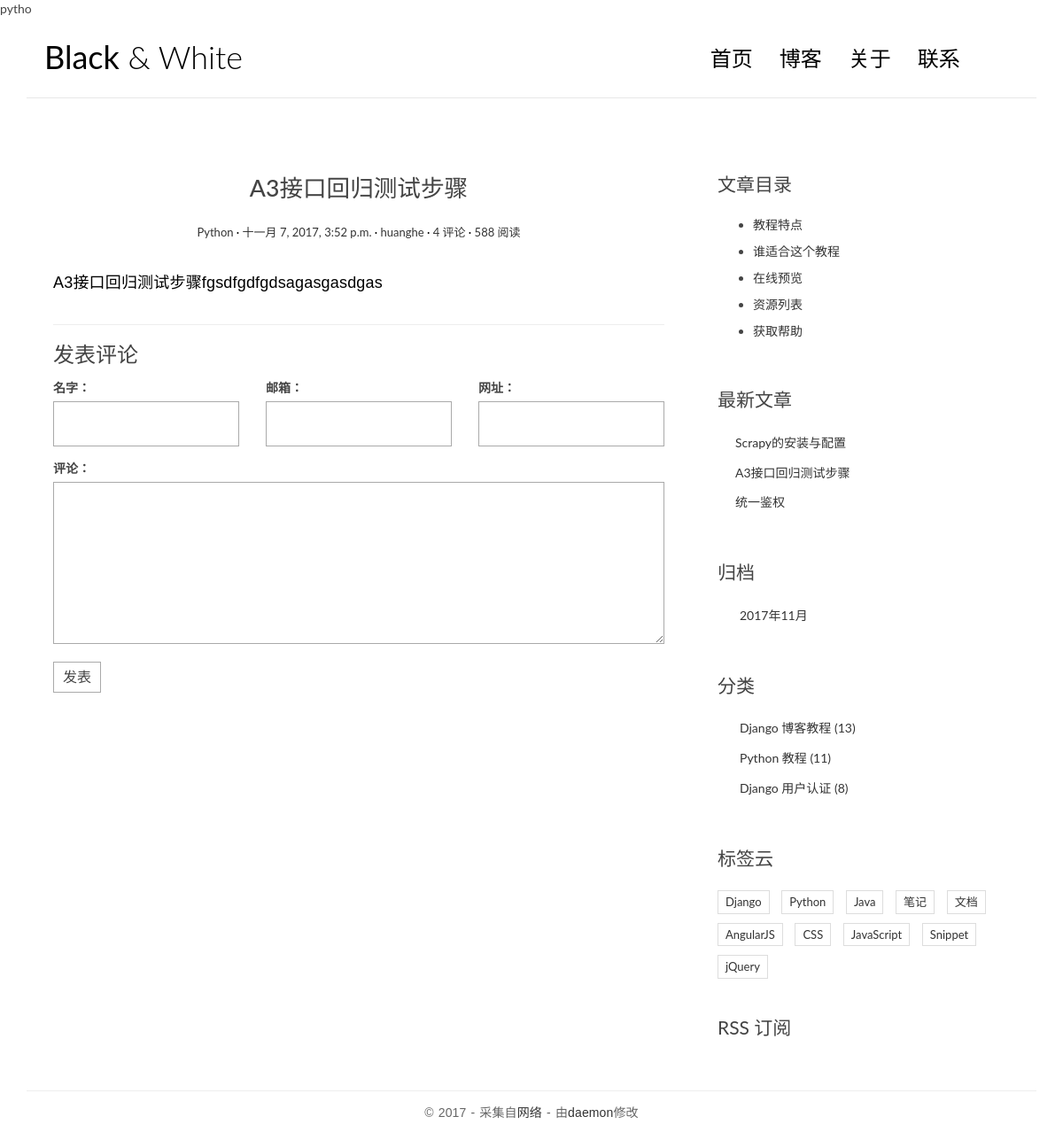
The app's page /post/2/ with its own data.
### blog/models.py (models this page shows, shortened)
class Post(models.Model):
    title = models.CharField(max_length=100)
    body = models.TextField()
    created_time = models.DateTimeField()
    modified_time = models.DateTimeField()
    excerpt = models.CharField(max_length=200,blank=True)
    category = models.ForeignKey(Category)
    tages = models.ManyToManyField(Tag,blank=True)
    author = models.ForeignKey(User)
    def get_url(self):
        return reverse(viewname='blog:detail',kwargs={'pk':self.pk})

class Category(models.Model):
    name = models.CharField(max_length=100)

### blog/views.py (the view)
# urls.py: url(r'^post/(?P<pk>[0-9]+)/$',views.detail,name = 'detail'),
def detail(request,pk):
    post = get_object_or_404(Post,pk=pk)
    post.body = markdown.markdown(post.body,
                                  extensions=[
                                      'markdown.extensions.extra',
                                      'markdown.extensions.codehilite',
                                      'markdown.extensions.toc',
                                  ]
                                  )
    return render(request,'blog/detail.html',context={'post':post})

### blog/templatetags/blog_tags.py (called while the page is built)
@register.simple_tag
def get_recent_posts(num=5):
    return Post.objects.all().order_by('created_time')[:num]

@register.simple_tag
def archives():
    return Post.objects.dates('created_time','month',order='DESC')

@register.simple_tag
def get_categories():
    return Category.objects.all()

### templates/blog/detail.html (shortened to what this page needs)
{% extends 'base.html' %}
{% block main %}
    <article class="post post-{{ post.pk }}">
        <header class="entry-header">
            <h1 class="entry-title">{{ post.title }}</h1>
            <div class="entry-meta">
                <span class="post-category"><a href="#">{{ post.category.name }}</a></span>
                <span class="post-date"><a href="#"><time class="entry-date"
                                                          datetime="{{ post.created_time }}">{{ post.created_time }}</time></a></span>
                <span class="post-author"><a href="#">{{ post.author }}</a></span>
                <span class="comments-link"><a href="#">4 评论</a></span>
                <span class="views-count"><a href="#">588 阅读</a></span>
            </div>
        </header>
        <div class="entry-content clearfix">
            {{ post.body |safe}}
        </div>
    </article>
    <section class="comment-area" id="comment-area">
        <hr>
        <h3>发表评论</h3>
        <form action="#" method="post" class="comment-form">
            <div class="row">
                <div class="col-md-4">
                    <label for="id_name">名字：</label>
                    <input type="text" id="id_name" name="name" required>
                </div>
                <div class="col-md-4">
                    <label for="id_email">邮箱：</label>
                    <input type="email" id="id_email" name="email" required>
                </div>
                <div class="col-md-4">
                    <label for="id_url">网址：</label>
                    <input type="text" id="id_url" name="url">
                </div>
                <div class="col-md-12">
                    <label for="id_comment">评论：</label>
                    <textarea name="comment" id="id_comment" required></textarea>
                    <button type="submit" class="comment-btn">发表</button>
                </div>
            </div>
        </form>
    </section>
{% endblock main %}
{% block toc %}
    <div class="widget widget-content">
        <h3 class="widget-title">文章目录</h3>
        <ul>
            <li>
                <a href="#">教程特点</a>
            </li>
            <li>
                <a href="#">谁适合这个教程</a>
            </li>
            <li>
                <a href="#">在线预览</a>
            </li>
            <li>
                <a href="#">资源列表</a>
            </li>
            <li>
                <a href="#">获取帮助</a>
            </li>
        </ul>
    </div>
{% endblock toc %}

### templates/base.html (shortened to what this page needs)
{% load staticfiles %}
{% load blog_tags %}
<!DOCTYPE html>
<html>
<head>
    <link rel="stylesheet" href="http://code.ionicframework.com/ionicons/2.0.1/css/ionicons.min.css">
    <link rel="stylesheet" href="{% static 'blog/css/bootstrap.min.css' %}">
    <link rel="stylesheet" href="{% static 'blog/css/pace.css' %}">
    <link rel="stylesheet" href="{% static 'blog/css/custom.css' %}">
    <link rel="stylesheet" href="{% static 'blog/css/highlights/github.css' %}">pytho
</head>
<body>
<div class="container">
    <header id="site-header">
        <div class="row">
            <div class="col-md-4 col-sm-5 col-xs-8">
                <div class="logo">
                    <h1><a href="index.html"><b>Black</b> &amp; White</a></h1>
                </div>
            </div>
            <div class="col-md-8 col-sm-7 col-xs-4">
                <nav class="main-nav" role="navigation">
                    <div class="collapse navbar-collapse" id="bs-example-navbar-collapse-1">
                        <ul class="nav navbar-nav navbar-right">
                            <li class="cl-effect-11"><a href="index.html" data-hover="首页">首页</a></li>
                            <li class="cl-effect-11"><a href="full-width.html" data-hover="博客">博客</a></li>
                            <li class="cl-effect-11"><a href="about.html" data-hover="关于">关于</a></li>
                            <li class="cl-effect-11"><a href="contact.html" data-hover="联系">联系</a></li>
                        </ul>
                    </div>
                </nav>
            </div>
        </div>
    </header>
</div>
<div class="content-body">
    <div class="container">
        <div class="row">
            <main class="col-md-8">
                {% block main %}
                {% endblock main %}
            </main>
            <aside class="col-md-4">
                {% block toc %}
                {% endblock toc %}
                <div class="widget widget-recent-posts">
                    <h3 class="widget-title">最新文章</h3>
                    {% get_recent_posts as recent_post_list %}
                    <ul>
                        {% for post in recent_post_list %}
                        <li>
                            <a href="{{post.get_url}}">{{ post.title }}</a>
                        </li>
                        {% empty %}
                            暂无文章
                        {% endfor %}
                    </ul>
                </div>
                <div class="widget widget-archives">
                    <h3 class="widget-title">归档</h3>
                    {% archives as data_list %}
                    <ul>
                        {% for data in data_list %}
                            <li>
                            <a href="/archives/{{ data.year }}/{{ data.month }}">{{data.year}}年{{ data.month }}月</a>
                            </li>
                        {% empty %}
                            暂无归档
                        {% endfor %}
                    </ul>
                </div>
                <div class="widget widget-category">
                    <h3 class="widget-title">分类</h3>
                    {% get_categories as categrories %}
                    <ul>
                        <li>
                            <a href="#">Django 博客教程 <span class="post-count">(13)</span></a>
                        </li>
                        <li>
                            <a href="#">Python 教程 <span class="post-count">(11)</span></a>
                        </li>
                        <li>
                            <a href="#">Django 用户认证 <span class="post-count">(8)</span></a>
                        </li>
                    </ul>
                </div>
                <div class="widget widget-tag-cloud">
                    <h3 class="widget-title">标签云</h3>
                    <ul>
                        <li>
                            <a href="#">Django</a>
                        </li>
                        <li>
                            <a href="#">Python</a>
                        </li>
                        <li>
                            <a href="#">Java</a>
                        </li>
                        <li>
                            <a href="#">笔记</a>
                        </li>
                        <li>
                            <a href="#">文档</a>
                        </li>
                        <li>
                            <a href="#">AngularJS</a>
                        </li>
                        <li>
                            <a href="#">CSS</a>
                        </li>
                        <li>
                            <a href="#">JavaScript</a>
                        </li>
                        <li>
                            <a href="#">Snippet</a>
                        </li>
                        <li>
                            <a href="#">jQuery</a>
                        </li>
                    </ul>
                </div>
                <div class="rss">
                    <a href=""> RSS 订阅</a>
                </div>
            </aside>
        </div>
    </div>
</div>
<footer id="site-footer">
    <div class="container">
        <div class="row">
            <div class="col-md-12">
                <p class="copyright">&copy 2017 - 采集自<a href="http://www.cssmoban.com/"
                                                        target="_blank" title="模板之家">网络</a>
                    - 由<a href="http://zmrenwu.com/" title="网页模板" target="_blank">daemon</a>修改
                </p>
            </div>
        </div>
    </div>
</footer>
</body>
</html>

### blog/static/blog/css/custom.css (style rules this page uses)
* { outline: none; }
h1, h2, h3, h4, h5, h6 { margin-top: 0; }
b { font-weight: 400; }
a { color: #333; }
body { color: #444; font-family: 'Lato', sans-serif; }
p { font-family: 'Ubuntu', sans-serif; font-weight: 400; word-spacing: 1px; letter-spacing: 0.01em; }
#site-header { background-color: #FFF; padding: 25px 20px; margin-bottom: 40px; border-bottom: 1px solid #e7e7e7; }
.logo h1 a { color: #000; }
.logo h1 { margin: 0; font-family: 'Lato', sans-serif; font-weight: 300; }
.main-nav { margin-top: 11px; max-width: 95%; }
.main-nav a { color: #000000 !important; padding: 0 0 5px 0 !important; margin-right: 30px; font-family: 'Lato', sans-serif; font-weight: 300; font-size: 24px; }
.cl-effect-11 a { padding: 10px 0; color: #0972b4; text-shadow: none; }
.cl-effect-11 a::before { position: absolute; top: 0; left: 0; overflow: hidden; padding: 0 0 5px 0 !important; max-width: 0; border-bottom: 1px solid #000; color: #000; content: attr(data-hover); white-space: nowrap; -webkit-transition: max-width 0.5s; -moz-transition: max-width 0.5s; transition: max-width 0.5s; }
.content-body { padding-bottom: 4em; }
.post { background: #fff; padding: 30px 30px 0; }
.entry-title { text-align: center; font-size: 1.9em; margin-bottom: 20px; line-height: 1.6; padding: 10px 20px 0; }
.entry-meta { text-align: center; color: #DDDDDD; font-size: 13px; margin-bottom: 30px; }
.entry-content { font-size: 18px; line-height: 1.9; font-weight: 300; color: #000; }
.post-category::after, .post-date::after, .post-author::after, .comments-link::after { content: ' ·'; color: #000; }
.widget { background: #fff; padding: 30px 0 0; }
.widget-title { font-size: 1.5em; margin-bottom: 20px; line-height: 1.6; padding: 10px 0 0; font-weight: 400; }
.widget-recent-posts ul { padding: 0; margin: 0; padding-left: 20px; }
.widget-recent-posts ul li { list-style-type: none; position: relative; line-height: 170%; margin-bottom: 10px; }
.widget-recent-posts ul li::before { content: '\f3d3'; font-family: "Ionicons"; position: absolute; left: -17px; top: 3px; font-size: 16px; color: #000; }
.widget-archives ul { padding: 0; margin: 0; padding-left: 25px; }
.widget-archives ul li { list-style-type: none; position: relative; line-height: 170%; margin-bottom: 10px; }
.widget-archives ul li::before { content: '\f3f3'; font-family: "Ionicons"; position: absolute; left: -25px; top: 1px; font-size: 16px; color: #000; }
.widget-category ul { padding: 0; margin: 0; padding-left: 25px; }
.widget-category ul li { list-style-type: none; position: relative; line-height: 170%; margin-bottom: 10px; }
.widget-category ul li::before { content: '\f3fe'; font-family: "Ionicons"; position: absolute; left: -25px; top: 1px; font-size: 18px; color: #000; }
.widget-tag-cloud ul { padding: 0; margin: 0; margin-right: -10px; }
.widget-tag-cloud ul li { list-style-type: none; font-size: 13px; display: inline-block; margin-right: 10px; margin-bottom: 10px; padding: 3px 8px; border: 1px solid #ddd; }
.widget-content ul li { margin-bottom: 10px; }
.rss { font-size: 21px; margin-top: 30px; }
.rss a { color: #444; }
#site-footer { padding-top: 10px; padding: 0 0 1.5em 0; }
.copyright { text-align: center; padding-top: 1em; margin: 0; border-top: 1px solid #eee; color: #666; }
.contact-form input, .comment-form input { border: 1px solid #aaa; margin-bottom: 15px; width: 100%; padding: 15px 15px; font-size: 16px; line-height: 100%; transition: 0.4s border-color linear; }
.contact-form textarea, .comment-form textarea { border: 1px solid #aaa; margin-bottom: 15px; width: 100%; padding: 15px 15px; font-size: 16px; line-height: 20px !important; min-height: 183px; transition: 0.4s border-color linear; }
.comment-area { padding: 0 30px 0; }
.comment-form { margin-top: 15px; }
.comment-form .comment-btn { background-color: #fff; border: 1px solid #aaa; font-size: 16px; padding: 5px 10px; }

### records on screen
Post: title "A3接口回归测试步骤", category.name "Python", created_time "十一月 7, 2017, 3:52 p.m.", author "huanghe", body "A3接口回归测试步骤fgsdfgdfgdsagasgasdgas"
Post: title "Scrapy的安装与配置"
Post: title "统一鉴权"

### other values on screen
{{ data.year }} "2017"
{{ data.month }} "11"
